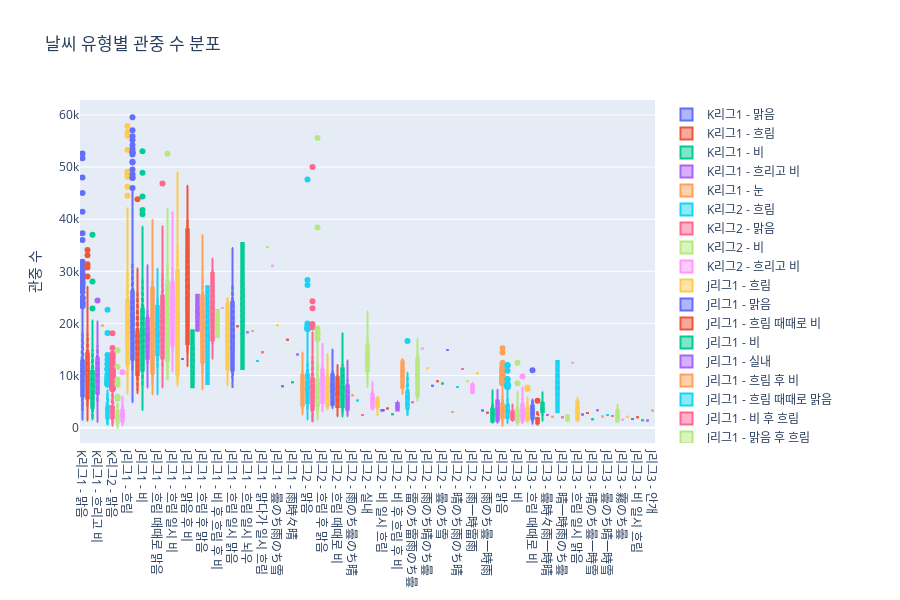

Source (notebook cell):
### Code cell
# Plotly 시각화 5: 날씨 유형별 관중 수 박스플롯
fig5 = go.Figure()

# K리그 데이터
for league in df_k_weather['LEAGUE_NAME'].unique():
    df_temp = df_k_weather[df_k_weather['LEAGUE_NAME'] == league]
    for weather in df_temp['Weather'].unique():
        df_weather_temp = df_temp[df_temp['Weather'] == weather]
        fig5.add_trace(
            go.Box(
                y=df_weather_temp['Audience_Qty'],
                name=f'{league} - {weather}',
                boxmean='sd',
                hovertemplate='<b>%{fullData.name}</b><br>관중: %{y:,}명<extra></extra>'
            )
        )

# J리그 데이터
for league in df_j_weather['LEAGUE_NAME'].unique():
    df_temp = df_j_weather[df_j_weather['LEAGUE_NAME'] == league]
    for weather in df_temp['Weather'].unique():
        df_weather_temp = df_temp[df_temp['Weather'] == weather]
        fig5.add_trace(
            go.Box(
                y=df_weather_temp['Audience_Qty'],
                name=f'{league} - {weather}',
                boxmean='sd',
                hovertemplate='<b>%{fullData.name}</b><br>관중: %{y:,}명<extra></extra>'
            )
        )

fig5.update_layout(
    title='날씨 유형별 관중 수 분포',
    yaxis_title='관중 수',
    height=600,
    showlegend=True
)

fig5.show()

### Figure 1 — Plotly figure (JSON) as saved in the notebook; plotly's stock layout.template omitted (floating-point values rounded to 4 significant figures; data arrays with more than 128 entries replaced by an {"elided": "..."} marker saying what was removed)
{"data": [{"boxmean": "sd", "hovertemplate": "<b>%{fullData.name}</b><br>관중: %{y:,}명<extra></extra>", "name": "K리그1 - 맑음", "type": "box", "y": {"elided": "409 int values"}}, {"boxmean": "sd", "hovertemplate": "<b>%{fullData.name}</b><br>관중: %{y:,}명<extra></extra>", "name": "K리그1 - 흐림", "type": "box", "y": {"elided": "184 int values"}}, {"boxmean": "sd", "hovertemplate": "<b>%{fullData.name}</b><br>관중: %{y:,}명<extra></extra>", "name": "K리그1 - 비", "type": "box", "y": [20549, 8051, 5190, 9131, 3080, 5806, 11929, 37008, 1605, 14377, 7929, 2851, 2083, 10327, 10620, 7469, 17237, 1562, 2522, 7673, 28048, 3008, 14435, 4263, 3052, 10540, 11578, 3832, 12508, 5290, 2389, 7152, 4412, 11837, 6357, 4611, 2447, 5636, 6376, 13438, 7651, 5009, 3740, 14622, 2924, 2066, 20284, 4508, 6238, 6365, 6224, 3135, 2746, 6204, 22862, 8562, 7572, 14166, 6102, 7304, 4161]}, {"boxmean": "sd", "hovertemplate": "<b>%{fullData.name}</b><br>관중: %{y:,}명<extra></extra>", "name": "K리그1 - 흐리고 비", "type": "box", "y": [5326, 8637, 2749, 14419, 9946, 4422, 18150, 10473, 7194, 2651, 7350, 13079, 1085, 5287, 9427, 24417, 13212, 8257, 11426, 11049, 20358, 8354, 19234, 5531, 13706, 6920, 16012, 10510, 10294]}, {"boxmean": "sd", "hovertemplate": "<b>%{fullData.name}</b><br>관중: %{y:,}명<extra></extra>", "name": "K리그1 - 눈", "type": "box", "y": [19628]}, {"boxmean": "sd", "hovertemplate": "<b>%{fullData.name}</b><br>관중: %{y:,}명<extra></extra>", "name": "K리그2 - 흐림", "type": "box", "y": {"elided": "215 int values"}}, {"boxmean": "sd", "hovertemplate": "<b>%{fullData.name}</b><br>관중: %{y:,}명<extra></extra>", "name": "K리그2 - 맑음", "type": "box", "y": {"elided": "443 int values"}}, {"boxmean": "sd", "hovertemplate": "<b>%{fullData.name}</b><br>관중: %{y:,}명<extra></extra>", "name": "K리그2 - 비", "type": "box", "y": [949, 3787, 762, 1077, 2564, 1258, 837, 2548, 2351, 1366, 709, 885, 1872, 1857, 2797, 930, 580, 2189, 1859, 803, 1062, 3018, 1539, 515, 433, 2278, 1415, 8252, 1042, 8514, 384, 1602, 1183, 2858, 1446, 549, 2168, 2231, 1882, 1034, 11684, 1956, 1350, 1060, 1335, 14866, 1413, 5774, 1812, 2136, 2279, 1494, 5936, 2162, 5542, 4637, 9238, 1671]}, {"boxmean": "sd", "hovertemplate": "<b>%{fullData.name}</b><br>관중: %{y:,}명<extra></extra>", "name": "K리그2 - 흐리고 비", "type": "box", "y": [2024, 2284, 1032, 2137, 1616, 927, 422, 2532, 1714, 3767, 1548, 914, 3696, 3536, 1495, 10632, 3209, 1198, 1021, 2223, 2318, 4204, 2321, 2429, 5945, 2690, 1293, 1211, 3852, 1255, 3522]}, {"boxmean": "sd", "hovertemplate": "<b>%{fullData.name}</b><br>관중: %{y:,}명<extra></extra>", "name": "J리그1 - 흐림", "type": "box", "y": {"elided": "226 int values"}}, {"boxmean": "sd", "hovertemplate": "<b>%{fullData.name}</b><br>관중: %{y:,}명<extra></extra>", "name": "J리그1 - 맑음", "type": "box", "y": {"elided": "517 int values"}}, {"boxmean": "sd", "hovertemplate": "<b>%{fullData.name}</b><br>관중: %{y:,}명<extra></extra>", "name": "J리그1 - 흐림 때때로 비", "type": "box", "y": [17928, 7170, 30521, 11170, 16301, 6635, 16265, 10684, 23492, 9923, 43813, 18426, 11434, 9680, 16814]}, {"boxmean": "sd", "hovertemplate": "<b>%{fullData.name}</b><br>관중: %{y:,}명<extra></extra>", "name": "J리그1 - 비", "type": "box", "y": [13121, 10006, 9663, 9607, 28478, 3401, 15167, 3935, 38574, 17304, 9355, 15311, 16939, 9053, 10415, 22160, 17998, 12676, 17674, 7694, 21860, 7774, 30136, 13992, 18051, 11697, 25560, 8361, 7591, 20284, 17555, 11736, 53026, 10478, 19487, 12937, 5240, 6803, 5472, 16763, 6254, 25341, 14553, 20861, 12753, 11427, 8198, 13287, 32366, 32079, 20133, 5886, 16461, 24766, 48887, 20142, 21140, 12753, 32129, 12914, 18781, 17021, 13214, 31574, 23169, 13699, 44363, 41770, 20786, 8476, 10289, 10745, 22725, 11188, 24572, 23969, 14048, 40939, 12619, 35245, 18198, 18300, 7035, 13537, 34551, 12950, 24664, 27356, 11047, 19480, 19828, 15910, 34695]}, {"boxmean": "sd", "hovertemplate": "<b>%{fullData.name}</b><br>관중: %{y:,}명<extra></extra>", "name": "J리그1 - 실내", "type": "box", "y": [18981, 17078, 17509, 14654, 12495, 17390, 19038, 20005, 15741, 10289, 11711, 24509, 21895, 13219, 14090, 12827, 13422, 12906, 31143, 23107, 18942, 14607, 10827, 9564, 11512, 16260, 21073, 17187, 7702, 12651, 26677, 13859, 16495, 24039, 18051, 21022, 19105, 17860, 26544, 16379, 21721, 24891]}, {"boxmean": "sd", "hovertemplate": "<b>%{fullData.name}</b><br>관중: %{y:,}명<extra></extra>", "name": "J리그1 - 흐림 후 비", "type": "box", "y": [28608, 16151, 31440, 11786, 20571, 6734, 8357, 7530, 13445, 6546, 20737, 11182, 11533, 12853, 19982, 27886, 13309, 10152, 6431, 9537, 19527, 13030, 36002, 23675, 39896, 27934, 38062]}, {"boxmean": "sd", "hovertemplate": "<b>%{fullData.name}</b><br>관중: %{y:,}명<extra></extra>", "name": "J리그1 - 흐림 때때로 맑음", "type": "box", "y": [18765, 18550, 6418, 24501, 14304, 14678, 12733, 22933, 30474]}, {"boxmean": "sd", "hovertemplate": "<b>%{fullData.name}</b><br>관중: %{y:,}명<extra></extra>", "name": "J리그1 - 비 후 흐림", "type": "box", "y": [33139, 19054, 25238, 13463, 12917, 38642, 26031, 25193, 19798, 16517, 9516, 16787, 22480, 20725, 9913, 18588, 12692, 21709, 17040, 13330, 7721, 11888, 22601, 25326, 28555, 11747, 14258, 31001, 13516, 21935, 33496, 9076, 30084, 46838]}, {"boxmean": "sd", "hovertemplate": "<b>%{fullData.name}</b><br>관중: %{y:,}명<extra></extra>", "name": "J리그1 - 맑음 후 흐림", "type": "box", "y": [32181, 11354, 9878, 9946, 9379, 9830, 12987, 31844, 16415, 18147, 15880, 13895, 52541, 12773, 28074, 17474, 41981, 30272, 14801, 17497, 22292, 15091]}, {"boxmean": "sd", "hovertemplate": "<b>%{fullData.name}</b><br>관중: %{y:,}명<extra></extra>", "name": "J리그1 - 흐림 일시 비", "type": "box", "y": [28613, 18208, 16353, 10770, 23153, 27545, 20316, 14106, 31016, 41379, 12989, 23121, 25877]}, {"boxmean": "sd", "hovertemplate": "<b>%{fullData.name}</b><br>관중: %{y:,}명<extra></extra>", "name": "J리그1 - 비 때때로 흐림", "type": "box", "y": [8111, 10348, 49005, 33587, 13368, 27628, 29071, 14693, 9643]}, {"boxmean": "sd", "hovertemplate": "<b>%{fullData.name}</b><br>관중: %{y:,}명<extra></extra>", "name": "J리그1 - 안개", "type": "box", "y": [13169]}, {"boxmean": "sd", "hovertemplate": "<b>%{fullData.name}</b><br>관중: %{y:,}명<extra></extra>", "name": "J리그1 - 맑음 후 비", "type": "box", "y": [29743, 46401, 11779, 20353]}, {"boxmean": "sd", "hovertemplate": "<b>%{fullData.name}</b><br>관중: %{y:,}명<extra></extra>", "name": "J리그1 - 비 후 흐림 때때로 비", "type": "box", "y": [7762, 18674]}, {"boxmean": "sd", "hovertemplate": "<b>%{fullData.name}</b><br>관중: %{y:,}명<extra></extra>", "name": "J리그1 - 맑다가 일시 비", "type": "box", "y": [18596, 25503]}, {"boxmean": "sd", "hovertemplate": "<b>%{fullData.name}</b><br>관중: %{y:,}명<extra></extra>", "name": "J리그1 - 흐림 후 맑음", "type": "box", "y": [36950, 12485, 13855, 12540, 18500, 16365, 14201, 9479, 13695, 26021, 29545, 16002, 9106, 36407, 22266, 21920, 24837, 12414, 7370, 36276]}, {"boxmean": "sd", "hovertemplate": "<b>%{fullData.name}</b><br>관중: %{y:,}명<extra></extra>", "name": "J리그1 - 흐림 후 비 후 흐림", "type": "box", "y": [8395, 27123]}, {"boxmean": "sd", "hovertemplate": "<b>%{fullData.name}</b><br>관중: %{y:,}명<extra></extra>", "name": "J리그1 - 맑음 때때로 흐림", "type": "box", "y": [13236, 26945, 32397, 20197]}, {"boxmean": "sd", "hovertemplate": "<b>%{fullData.name}</b><br>관중: %{y:,}명<extra></extra>", "name": "J리그1 - 비 후 흐림 후 비", "type": "box", "y": [22605, 17360]}, {"boxmean": "sd", "hovertemplate": "<b>%{fullData.name}</b><br>관중: %{y:,}명<extra></extra>", "name": "J리그1 - 흐림 때때로 맑음 때때로 눈", "type": "box", "y": [22942]}, {"boxmean": "sd", "hovertemplate": "<b>%{fullData.name}</b><br>관중: %{y:,}명<extra></extra>", "name": "J리그1 - 비 일시 흐림", "type": "box", "y": [8081, 24754, 20834]}, {"boxmean": "sd", "hovertemplate": "<b>%{fullData.name}</b><br>관중: %{y:,}명<extra></extra>", "name": "J리그1 - 흐림 일시 맑음", "type": "box", "y": [34485, 12303, 9697, 13634]}, {"boxmean": "sd", "hovertemplate": "<b>%{fullData.name}</b><br>관중: %{y:,}명<extra></extra>", "name": "J리그1 - 雷雨", "type": "box", "y": [19463]}, {"boxmean": "sd", "hovertemplate": "<b>%{fullData.name}</b><br>관중: %{y:,}명<extra></extra>", "name": "J리그1 - 흐림 후 뇌우 후 비", "type": "box", "y": [35429, 11243]}, {"boxmean": "sd", "hovertemplate": "<b>%{fullData.name}</b><br>관중: %{y:,}명<extra></extra>", "name": "J리그1 - 흐림 일시 뇌우", "type": "box", "y": [18318]}, {"boxmean": "sd", "hovertemplate": "<b>%{fullData.name}</b><br>관중: %{y:,}명<extra></extra>", "name": "J리그1 - 맑음 후 비 후 흐림", "type": "box", "y": [18574]}, {"boxmean": "sd", "hovertemplate": "<b>%{fullData.name}</b><br>관중: %{y:,}명<extra></extra>", "name": "J리그1 - 맑음 후 흐림 때때로 비", "type": "box", "y": [12797]}, {"boxmean": "sd", "hovertemplate": "<b>%{fullData.name}</b><br>관중: %{y:,}명<extra></extra>", "name": "J리그1 - 맑다가 일시 흐림", "type": "box", "y": [14472]}, {"boxmean": "sd", "hovertemplate": "<b>%{fullData.name}</b><br>관중: %{y:,}명<extra></extra>", "name": "J리그1 - 흐림 일시 비 후 맑음", "type": "box", "y": [34653]}, {"boxmean": "sd", "hovertemplate": "<b>%{fullData.name}</b><br>관중: %{y:,}명<extra></extra>", "name": "J리그1 - 晴のち曇時々雪", "type": "box", "y": [31088]}, {"boxmean": "sd", "hovertemplate": "<b>%{fullData.name}</b><br>관중: %{y:,}명<extra></extra>", "name": "J리그1 - 曇のち雨のち雪", "type": "box", "y": [19654]}, {"boxmean": "sd", "hovertemplate": "<b>%{fullData.name}</b><br>관중: %{y:,}명<extra></extra>", "name": "J리그1 - 雨のち雪", "type": "box", "y": [7934]}, {"boxmean": "sd", "hovertemplate": "<b>%{fullData.name}</b><br>관중: %{y:,}명<extra></extra>", "name": "J리그1 - 雨のち晴", "type": "box", "y": [16859]}, {"boxmean": "sd", "hovertemplate": "<b>%{fullData.name}</b><br>관중: %{y:,}명<extra></extra>", "name": "J리그1 - 雨時々晴", "type": "box", "y": [8741]}, {"boxmean": "sd", "hovertemplate": "<b>%{fullData.name}</b><br>관중: %{y:,}명<extra></extra>", "name": "J리그1 - 晴のち曇のち雨", "type": "box", "y": [14057]}, {"boxmean": "sd", "hovertemplate": "<b>%{fullData.name}</b><br>관중: %{y:,}명<extra></extra>", "name": "J리그2 - 맑음 후 흐림", "type": "box", "y": [14324, 3374, 12413, 6533, 9206, 7538, 3410, 13893, 10102, 7462, 7330, 4801, 8004, 4633, 4853, 2575, 4214, 3948, 5414, 3358, 9138, 5445, 3783, 3426, 14408, 12261, 4733, 5090, 11793, 10743]}, {"boxmean": "sd", "hovertemplate": "<b>%{fullData.name}</b><br>관중: %{y:,}명<extra></extra>", "name": "J리그2 - 맑음", "type": "box", "y": {"elided": "560 int values"}}, {"boxmean": "sd", "hovertemplate": "<b>%{fullData.name}</b><br>관중: %{y:,}명<extra></extra>", "name": "J리그2 - 비", "type": "box", "y": [4596, 11165, 22937, 2022, 2475, 3900, 5390, 1719, 4288, 3477, 8022, 5137, 2886, 5600, 6001, 3775, 5184, 14167, 8963, 7477, 3350, 1603, 12753, 6139, 3427, 4696, 9124, 2888, 1493, 4541, 4355, 24247, 3121, 3375, 11544, 4056, 8009, 3412, 5616, 1997, 12646, 3244, 3933, 2293, 1255, 5603, 9520, 5901, 6379, 3318, 5379, 7694, 4892, 2929, 2998, 3880, 4905, 3286, 4536, 5480, 3302, 5005, 4248, 11778, 6211, 8891, 4759, 11272, 9509, 3789, 19902, 19248, 4959, 15447, 2950, 5588, 9367, 4260, 7902, 10194, 49991, 13044, 3772, 3231, 2610, 9114, 3303, 10518, 10299, 10749, 3353, 3677, 4238, 14655, 10277, 7577, 4792, 17364, 16161, 3617, 12368, 8507, 18317, 4714, 4733, 7432, 14207, 3021, 9565]}, {"boxmean": "sd", "hovertemplate": "<b>%{fullData.name}</b><br>관중: %{y:,}명<extra></extra>", "name": "J리그2 - 흐림", "type": "box", "y": {"elided": "293 int values"}}, {"boxmean": "sd", "hovertemplate": "<b>%{fullData.name}</b><br>관중: %{y:,}명<extra></extra>", "name": "J리그2 - 흐림 후 맑음", "type": "box", "y": [3104, 6804, 6346, 9316, 7074, 10623, 4756, 6425, 6575, 3725, 13383, 10726, 16075, 3944, 7827, 6526, 11165, 4645, 4803, 13693, 4293, 14596, 3882, 12271, 11746, 9281, 11017]}, {"boxmean": "sd", "hovertemplate": "<b>%{fullData.name}</b><br>관중: %{y:,}명<extra></extra>", "name": "J리그2 - 흐림 때때로 맑음", "type": "box", "y": [3838, 3571, 9606, 3981, 4587, 5680, 11827, 13760, 14094, 3503, 7313, 4920, 8296, 9622, 8212]}, {"boxmean": "sd", "hovertemplate": "<b>%{fullData.name}</b><br>관중: %{y:,}명<extra></extra>", "name": "J리그2 - 맑음 때때로 흐림", "type": "box", "y": [3745, 11071, 15026, 5365, 7746, 11021, 4386, 4560, 3776, 6523, 4000, 7686, 7856, 14658, 10201, 11819, 9045, 4071, 4363, 7436, 9377, 5251]}, {"boxmean": "sd", "hovertemplate": "<b>%{fullData.name}</b><br>관중: %{y:,}명<extra></extra>", "name": "J리그2 - 흐림 때때로 비", "type": "box", "y": [4966, 2203, 2458, 3321, 4175, 2364, 9640, 5227, 9773, 9523, 9753, 8467, 3405, 12044, 5013, 11222, 4934, 11467, 9553, 9035, 4678]}, {"boxmean": "sd", "hovertemplate": "<b>%{fullData.name}</b><br>관중: %{y:,}명<extra></extra>", "name": "J리그2 - 비 후 흐림", "type": "box", "y": [5317, 4587, 2477, 4002, 2805, 4849, 6162, 7017, 14618, 2158, 7479, 3402, 3702, 9670, 14436, 14668, 10667, 5051, 18137, 5950, 3534, 4103, 4522, 4415, 14261, 3949, 15824, 13708, 6898]}, {"boxmean": "sd", "hovertemplate": "<b>%{fullData.name}</b><br>관중: %{y:,}명<extra></extra>", "name": "J리그2 - 흐림 후 비", "type": "box", "y": [5723, 3219, 2317, 2192, 5845, 3785, 4050, 10571, 11413, 4144, 8444, 12881, 7524, 4708, 7841, 4008, 8233, 3262, 2995, 3507, 6598, 5974, 2919, 3616, 6036, 11610, 3453, 6040, 5097, 6231, 11952, 12641, 3617, 9660, 3089, 3240]}, {"boxmean": "sd", "hovertemplate": "<b>%{fullData.name}</b><br>관중: %{y:,}명<extra></extra>", "name": "J리그2 - 雨のち曇のち晴", "type": "box", "y": [6215]}, {"boxmean": "sd", "hovertemplate": "<b>%{fullData.name}</b><br>관중: %{y:,}명<extra></extra>", "name": "J리그2 - 雨のち曇一時雷雨", "type": "box", "y": [5234]}, {"boxmean": "sd", "hovertemplate": "<b>%{fullData.name}</b><br>관중: %{y:,}명<extra></extra>", "name": "J리그2 - 曇のち雷雨のち晴", "type": "box", "y": [2433]}, {"boxmean": "sd", "hovertemplate": "<b>%{fullData.name}</b><br>관중: %{y:,}명<extra></extra>", "name": "J리그2 - 실내", "type": "box", "y": [7788, 12096, 8748, 11508, 8790, 22292, 14543, 12698, 10566, 18028, 14214, 9417, 11086, 22236, 12457, 17130, 18827, 12393, 11053, 13515, 13149, 11952, 10761, 18612]}, {"boxmean": "sd", "hovertemplate": "<b>%{fullData.name}</b><br>관중: %{y:,}명<extra></extra>", "name": "J리그2 - 흐림 일시 맑음", "type": "box", "y": [8719, 5577, 3934, 4951, 3435]}, {"boxmean": "sd", "hovertemplate": "<b>%{fullData.name}</b><br>관중: %{y:,}명<extra></extra>", "name": "J리그2 - 비 때때로 흐림", "type": "box", "y": [3983, 2349, 5597, 4482, 5201, 6007]}, {"boxmean": "sd", "hovertemplate": "<b>%{fullData.name}</b><br>관중: %{y:,}명<extra></extra>", "name": "J리그2 - 비 일시 흐림", "type": "box", "y": [3300, 3417]}, {"boxmean": "sd", "hovertemplate": "<b>%{fullData.name}</b><br>관중: %{y:,}명<extra></extra>", "name": "J리그2 - 맑다가 일시 흐림", "type": "box", "y": [3688]}, {"boxmean": "sd", "hovertemplate": "<b>%{fullData.name}</b><br>관중: %{y:,}명<extra></extra>", "name": "J리그2 - 비 후 흐림 때때로 비", "type": "box", "y": [2596]}, {"boxmean": "sd", "hovertemplate": "<b>%{fullData.name}</b><br>관중: %{y:,}명<extra></extra>", "name": "J리그2 - 비 후 흐림 후 비", "type": "box", "y": [4765, 3300]}, {"boxmean": "sd", "hovertemplate": "<b>%{fullData.name}</b><br>관중: %{y:,}명<extra></extra>", "name": "J리그2 - 맑음 후 비", "type": "box", "y": [6461, 11211, 13172]}, {"boxmean": "sd", "hovertemplate": "<b>%{fullData.name}</b><br>관중: %{y:,}명<extra></extra>", "name": "J리그2 - 흐림 일시 비", "type": "box", "y": [4411, 7466, 3682, 4178, 3769, 2521, 5381, 5935, 10555, 3732, 16624, 4888]}, {"boxmean": "sd", "hovertemplate": "<b>%{fullData.name}</b><br>관중: %{y:,}명<extra></extra>", "name": "J리그2 - 雷のち雷雨のち曇", "type": "box", "y": [4874]}, {"boxmean": "sd", "hovertemplate": "<b>%{fullData.name}</b><br>관중: %{y:,}명<extra></extra>", "name": "J리그2 - 맑다가 일시 비", "type": "box", "y": [6339, 5193, 12099, 9984, 17087]}, {"boxmean": "sd", "hovertemplate": "<b>%{fullData.name}</b><br>관중: %{y:,}명<extra></extra>", "name": "J리그2 - 雨のち曇時々晴", "type": "box", "y": [15201]}, {"boxmean": "sd", "hovertemplate": "<b>%{fullData.name}</b><br>관중: %{y:,}명<extra></extra>", "name": "J리그2 - 雨のち晴のち曇", "type": "box", "y": [11431]}, {"boxmean": "sd", "hovertemplate": "<b>%{fullData.name}</b><br>관중: %{y:,}명<extra></extra>", "name": "J리그2 - 曇のち晴のち曇", "type": "box", "y": [8059]}, {"boxmean": "sd", "hovertemplate": "<b>%{fullData.name}</b><br>관중: %{y:,}명<extra></extra>", "name": "J리그2 - 흐림 후 비 후 흐림", "type": "box", "y": [8906]}, {"boxmean": "sd", "hovertemplate": "<b>%{fullData.name}</b><br>관중: %{y:,}명<extra></extra>", "name": "J리그2 - 曇のち雪", "type": "box", "y": [8470]}, {"boxmean": "sd", "hovertemplate": "<b>%{fullData.name}</b><br>관중: %{y:,}명<extra></extra>", "name": "J리그2 - 흐림 일시 비 후 맑음", "type": "box", "y": [14923]}, {"boxmean": "sd", "hovertemplate": "<b>%{fullData.name}</b><br>관중: %{y:,}명<extra></extra>", "name": "J리그2 - 雪のち曇", "type": "box", "y": [3002]}, {"boxmean": "sd", "hovertemplate": "<b>%{fullData.name}</b><br>관중: %{y:,}명<extra></extra>", "name": "J리그2 - 晴のち雨のち晴", "type": "box", "y": [7790]}, {"boxmean": "sd", "hovertemplate": "<b>%{fullData.name}</b><br>관중: %{y:,}명<extra></extra>", "name": "J리그2 - 雨のち晴", "type": "box", "y": [11245]}, {"boxmean": "sd", "hovertemplate": "<b>%{fullData.name}</b><br>관중: %{y:,}명<extra></extra>", "name": "J리그2 - 晴のち曇一時雨", "type": "box", "y": [8920]}, {"boxmean": "sd", "hovertemplate": "<b>%{fullData.name}</b><br>관중: %{y:,}명<extra></extra>", "name": "J리그2 - 雨一時雷雨", "type": "box", "y": [8315, 6678]}, {"boxmean": "sd", "hovertemplate": "<b>%{fullData.name}</b><br>관중: %{y:,}명<extra></extra>", "name": "J리그2 - 曇時々雪", "type": "box", "y": [10451]}, {"boxmean": "sd", "hovertemplate": "<b>%{fullData.name}</b><br>관중: %{y:,}명<extra></extra>", "name": "J리그2 - 曇一時雪時々晴", "type": "box", "y": [3323]}, {"boxmean": "sd", "hovertemplate": "<b>%{fullData.name}</b><br>관중: %{y:,}명<extra></extra>", "name": "J리그2 - 雨のち曇一時雨", "type": "box", "y": [2882]}, {"boxmean": "sd", "hovertemplate": "<b>%{fullData.name}</b><br>관중: %{y:,}명<extra></extra>", "name": "J리그3 - 맑음 후 흐림", "type": "box", "y": [1468, 1024, 1123, 3287, 3775, 2467, 5412, 2184, 7170, 939, 2309]}, {"boxmean": "sd", "hovertemplate": "<b>%{fullData.name}</b><br>관중: %{y:,}명<extra></extra>", "name": "J리그3 - 흐림 후 맑음", "type": "box", "y": [5999, 1233, 2268, 1388, 975, 1035, 1145, 6453, 1630, 1347, 7248, 7289, 1438, 4993, 4033, 944, 1509, 1457, 2812, 6278, 1883, 6128, 1491, 4863, 2204]}, {"boxmean": "sd", "hovertemplate": "<b>%{fullData.name}</b><br>관중: %{y:,}명<extra></extra>", "name": "J리그3 - 맑음", "type": "box", "y": {"elided": "581 int values"}}, {"boxmean": "sd", "hovertemplate": "<b>%{fullData.name}</b><br>관중: %{y:,}명<extra></extra>", "name": "J리그3 - 흐림", "type": "box", "y": {"elided": "296 int values"}}, {"boxmean": "sd", "hovertemplate": "<b>%{fullData.name}</b><br>관중: %{y:,}명<extra></extra>", "name": "J리그3 - 흐림 때때로 맑음", "type": "box", "y": [1308, 1456, 1496, 2649, 1613, 1532, 2368, 1842, 4445, 1741, 3686, 4066]}, {"boxmean": "sd", "hovertemplate": "<b>%{fullData.name}</b><br>관중: %{y:,}명<extra></extra>", "name": "J리그3 - 비", "type": "box", "y": [650, 821, 1512, 1485, 6880, 1619, 675, 1134, 1323, 1661, 1513, 2976, 1769, 6081, 12458, 2142, 3709, 668, 1061, 5169, 2245, 1976, 2485, 1611, 1855, 3692, 1246, 4814, 2849, 801, 1177, 2206, 934, 3047, 734, 1056, 3541, 724, 819, 2795, 776, 1520, 1580, 2303, 885, 1135, 964, 4927, 3672, 1366, 5057, 2951, 1238, 5333, 1698, 2116, 1891, 1008, 1002, 1124, 2015, 3027, 4145, 1004, 1679, 8523, 710, 3471, 4171, 1150, 2618, 2297, 1347, 2270, 3517, 2497, 3965, 941, 1198, 2125, 1201, 3892, 1695, 2990, 3624, 1048, 6101, 1871, 1580, 3489, 1583, 4114, 3525, 2605, 3244, 2389, 1054, 4170, 3972, 1460]}, {"boxmean": "sd", "hovertemplate": "<b>%{fullData.name}</b><br>관중: %{y:,}명<extra></extra>", "name": "J리그3 - 흐림 후 비", "type": "box", "y": [4201, 1382, 1521, 992, 9835, 6059, 1092, 7787, 1358, 2853, 1407, 2590, 4451, 1258, 2276, 1262, 2713, 2085, 5518]}, {"boxmean": "sd", "hovertemplate": "<b>%{fullData.name}</b><br>관중: %{y:,}명<extra></extra>", "name": "J리그3 - 비 후 흐림", "type": "box", "y": [1491, 7418, 1661, 1494, 1608, 2220, 2031, 1211, 2037, 2073, 4309, 1246, 1391, 2421, 5786, 3457, 7735]}, {"boxmean": "sd", "hovertemplate": "<b>%{fullData.name}</b><br>관중: %{y:,}명<extra></extra>", "name": "J리그3 - 흐림 때때로 비", "type": "box", "y": [3448, 4279, 2283, 2664, 4620, 2671, 766, 1229, 4579, 2276, 5356, 1717, 2891, 1133, 5409, 2226, 1462, 2173, 1760, 11001, 2111, 3370]}, {"boxmean": "sd", "hovertemplate": "<b>%{fullData.name}</b><br>관중: %{y:,}명<extra></extra>", "name": "J리그3 - 흐림 일시 비", "type": "box", "y": [815, 1823, 923, 832, 1843, 1602, 5152]}, {"boxmean": "sd", "hovertemplate": "<b>%{fullData.name}</b><br>관중: %{y:,}명<extra></extra>", "name": "J리그3 - 맑음 때때로 흐림", "type": "box", "y": [5037, 1532, 3033, 1752, 3835, 3006, 3546, 1761, 3836, 4656, 3444, 3406, 1315, 3168, 6800, 6312, 5051, 4432, 5078, 3522, 4581]}, {"boxmean": "sd", "hovertemplate": "<b>%{fullData.name}</b><br>관중: %{y:,}명<extra></extra>", "name": "J리그3 - 曇時々雨一時晴", "type": "box", "y": [2442]}, {"boxmean": "sd", "hovertemplate": "<b>%{fullData.name}</b><br>관중: %{y:,}명<extra></extra>", "name": "J리그3 - 雨のち晴", "type": "box", "y": [2085]}, {"boxmean": "sd", "hovertemplate": "<b>%{fullData.name}</b><br>관중: %{y:,}명<extra></extra>", "name": "J리그3 - 맑다가 일시 흐림", "type": "box", "y": [2983, 12807]}, {"boxmean": "sd", "hovertemplate": "<b>%{fullData.name}</b><br>관중: %{y:,}명<extra></extra>", "name": "J리그3 - 晴一時雨のち曇", "type": "box", "y": [1991]}, {"boxmean": "sd", "hovertemplate": "<b>%{fullData.name}</b><br>관중: %{y:,}명<extra></extra>", "name": "J리그3 - 맑음 후 비", "type": "box", "y": [1397, 2327]}, {"boxmean": "sd", "hovertemplate": "<b>%{fullData.name}</b><br>관중: %{y:,}명<extra></extra>", "name": "J리그3 - 曇のち晴時々雨", "type": "box", "y": [12457]}, {"boxmean": "sd", "hovertemplate": "<b>%{fullData.name}</b><br>관중: %{y:,}명<extra></extra>", "name": "J리그3 - 흐림 일시 맑음", "type": "box", "y": [1178, 2595, 5807]}, {"boxmean": "sd", "hovertemplate": "<b>%{fullData.name}</b><br>관중: %{y:,}명<extra></extra>", "name": "J리그3 - 曇のち雪", "type": "box", "y": [2559]}, {"boxmean": "sd", "hovertemplate": "<b>%{fullData.name}</b><br>관중: %{y:,}명<extra></extra>", "name": "J리그3 - 흐림 후 비 후 흐림", "type": "box", "y": [2844]}, {"boxmean": "sd", "hovertemplate": "<b>%{fullData.name}</b><br>관중: %{y:,}명<extra></extra>", "name": "J리그3 - 晴のち曇一時雪", "type": "box", "y": [1621]}, {"boxmean": "sd", "hovertemplate": "<b>%{fullData.name}</b><br>관중: %{y:,}명<extra></extra>", "name": "J리그3 - 曇時々雨時々雪", "type": "box", "y": [3352]}, {"boxmean": "sd", "hovertemplate": "<b>%{fullData.name}</b><br>관중: %{y:,}명<extra></extra>", "name": "J리그3 - 晴時々雪", "type": "box", "y": [2132]}, {"boxmean": "sd", "hovertemplate": "<b>%{fullData.name}</b><br>관중: %{y:,}명<extra></extra>", "name": "J리그3 - 曇のち晴一時雪", "type": "box", "y": [2434]}, {"boxmean": "sd", "hovertemplate": "<b>%{fullData.name}</b><br>관중: %{y:,}명<extra></extra>", "name": "J리그3 - 눈", "type": "box", "y": [2250]}, {"boxmean": "sd", "hovertemplate": "<b>%{fullData.name}</b><br>관중: %{y:,}명<extra></extra>", "name": "J리그3 - 비 때때로 흐림", "type": "box", "y": [2249, 1472, 4477, 1059]}, {"boxmean": "sd", "hovertemplate": "<b>%{fullData.name}</b><br>관중: %{y:,}명<extra></extra>", "name": "J리그3 - 霧のち曇", "type": "box", "y": [1512]}, {"boxmean": "sd", "hovertemplate": "<b>%{fullData.name}</b><br>관중: %{y:,}명<extra></extra>", "name": "J리그3 - 晴時々雨", "type": "box", "y": [2106]}, {"boxmean": "sd", "hovertemplate": "<b>%{fullData.name}</b><br>관중: %{y:,}명<extra></extra>", "name": "J리그3 - 晴のち曇のち雨", "type": "box", "y": [1693]}, {"boxmean": "sd", "hovertemplate": "<b>%{fullData.name}</b><br>관중: %{y:,}명<extra></extra>", "name": "J리그3 - 비 일시 흐림", "type": "box", "y": [2015]}, {"boxmean": "sd", "hovertemplate": "<b>%{fullData.name}</b><br>관중: %{y:,}명<extra></extra>", "name": "J리그3 - 雨のち雪", "type": "box", "y": [1453]}, {"boxmean": "sd", "hovertemplate": "<b>%{fullData.name}</b><br>관중: %{y:,}명<extra></extra>", "name": "J리그3 - 雨のち曇時々晴", "type": "box", "y": [1386]}, {"boxmean": "sd", "hovertemplate": "<b>%{fullData.name}</b><br>관중: %{y:,}명<extra></extra>", "name": "J리그3 - 안개", "type": "box", "y": [3302]}], "layout": {"height": 600, "showlegend": true, "title": {"text": "날씨 유형별 관중 수 분포"}, "yaxis": {"title": {"text": "관중 수"}}}}
